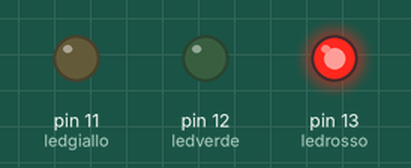
Recording of a sketch running on a simulated Arduino Uno, built with avr-gcc and run on an emulated ATmega328P. Shown: output pins drawn as LEDs (lit = HIGH).

Above: at 2.5 s.
At 7.5 s:
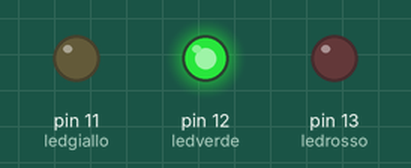
At 11.0 s:
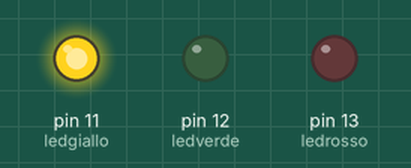
Timing chart, 0 to 15.6 s (numbered marks = the images above):
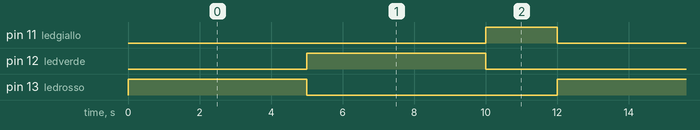

The sketch:

ArduinoSemaforo.ino
```cpp
// Dichiarazione variabili led

int ledrosso = 13;
int ledverde = 12;
int ledgiallo = 11;

// Dichiarazione variabili tempo

int time1 = 5000;
int time2 = 2000;

// Setup

void setup() {

  pinMode(ledrosso, OUTPUT);
  pinMode(ledverde, OUTPUT);
  pinMode(ledgiallo, OUTPUT);

}

// Ciclo

void loop() {

  // Rosso acceso

  digitalWrite(ledverde, LOW);
  digitalWrite(ledgiallo, LOW);

  digitalWrite(ledrosso, HIGH);

  delay(time1);

  // Verde acceso

  digitalWrite(ledrosso, LOW);
  digitalWrite(ledgiallo, LOW);

  digitalWrite(ledverde, HIGH);

  delay(time1);

  // Giallo acceso

  digitalWrite(ledrosso, LOW);
  digitalWrite(ledverde, LOW);

  digitalWrite(ledgiallo, HIGH);

  delay(time2);

}
```

Measured:
- by itself, pin 11 (ledgiallo): alternates HIGH for 2.0 s and LOW for 10.0 s
- by itself, pin 12 (ledverde), pin 13 (ledrosso): alternates HIGH for 5.0 s and LOW for 7.0 s
- by itself, everything shown: repeats every 12.0 s, in 3 steps
